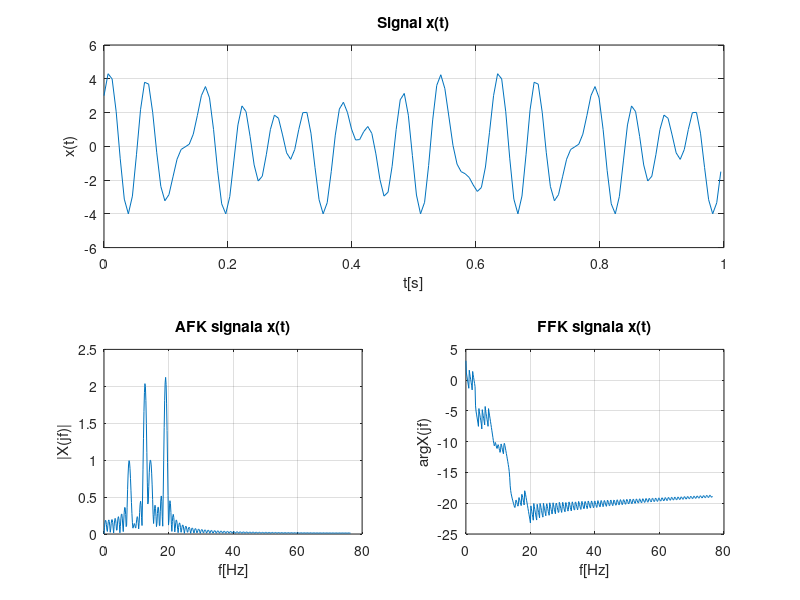
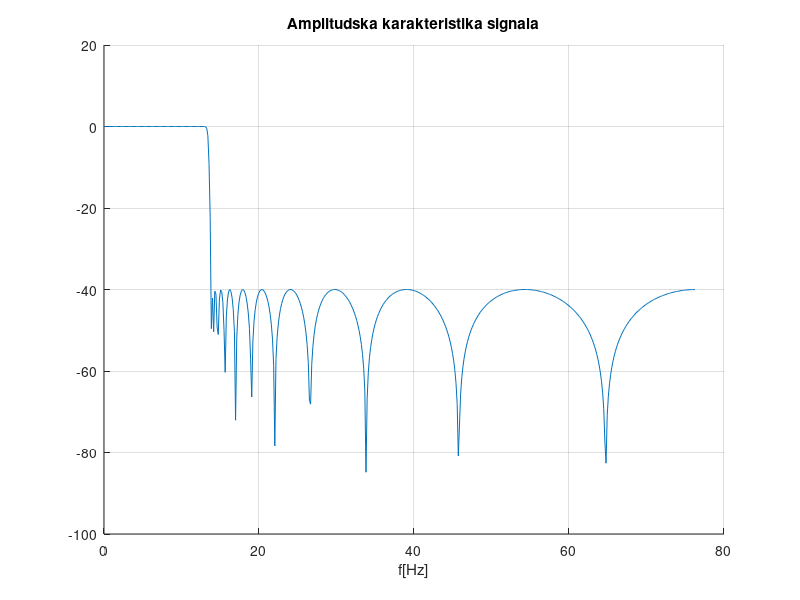
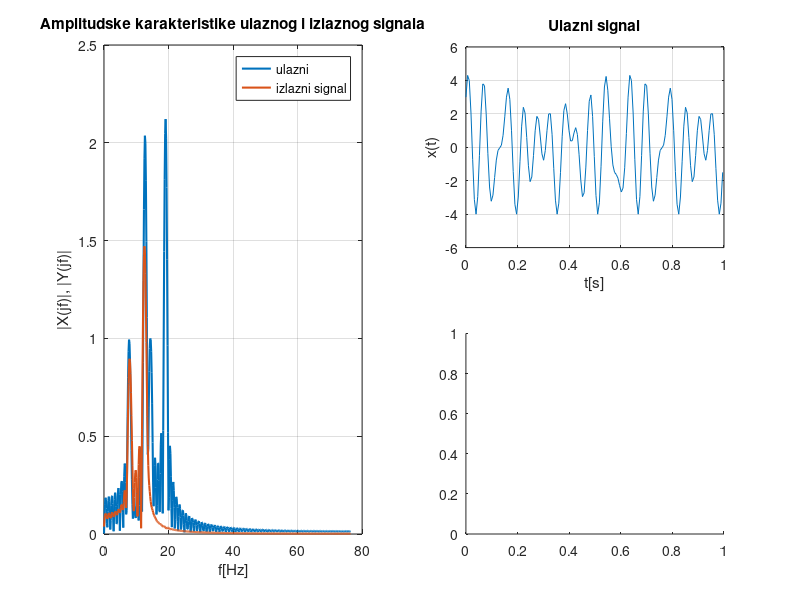

MATLAB code to generate these figures, in order: (Note: this script raises an error after producing the figures.)
%% ZADATAK 2 ==============================================================
% Napraviti digitalni Cheybshev-ljev filtar druge vrste koji je NF tipa i
% propusta prve dve komponente sledeceg signala. 
% x(t) = sin(50t) + 2cos(80t) + cos(90t) + 2sin(120t)
% Parametre Rp, Rs, Wp i Ws izabrati proizvoljno. Skicirati frekvencijske
% karakteristike filtra i potvrditi njegove selektivne osobine. U kojim
% jedinicama je logicno crtati frekvencijske karakteristike signala i
% filtra?
% -------------------------------------------------------------------------

close all; clear all; clc;

Fs = 4*2*120/(2*pi);
Ts = 1/Fs;
t = 0:Ts:1;
x = sin(50*t) + 2*cos(80*t) + cos(90*t) + 2*sin(120*t);
N = 4*2^nextpow2(length(x));
X = fft(x,N)/length(x);
X1 = abs(X(1:N/2+1));
X1(2:N/2+1) = 2*X1(2:N/2+1);
Xphase = unwrap(angle(X(1:N/2+1)));
f1 = 0:Fs/N:Fs/2;

figure(1)
  subplot(2,2,1:2)
    plot(t,x);
    xlabel('t[s]'); ylabel('x(t)'); title('Signal x(t)'); grid on;
  subplot(2,2,3)
    plot(f1,X1);
    xlabel('f[Hz]'); ylabel('|X(jf)|'); title('AFK signala x(t)'); grid on;
  subplot(2,2,4)
    plot(f1,Xphase);
    xlabel('f[Hz]'); ylabel('arg{X(jf)}'); title('FFK signala x(t)'); grid on;
    
% Dig. Cheby II
Wp = 13.3/(Fs/2);
Ws = 13.8/(Fs/2);
Rp = 1;
Rs = 40;
[n,Wn] = cheb2ord(Wp,Ws,Rp,Rs);
[b,a] = cheby2(n,Rs,Ws,'low');
[h,f] = freqz(b,a,N/2+1,Fs);

figure
  hold on;
  plot(f, 20*log10(abs(h)));
  xlabel('f[Hz]');
  title('Amplitudska karakteristika signala');
  grid on;
  
% Filtriranje signala
y = filter(b, a, x);
Y = fft(y,N)/length(y);
Y1 = abs(Y(1:N/2+1));
Y1(2:N/2+1) = 2*Y1(2:N/2+1);

figure
  subplot(2, 2, [1, 3])
    plot(f1, X1, 'Linewidth', 1.5); hold on;
    plot(f1, Y1, 'Linewidth', 1.5);
    xlabel('f[Hz]'); ylabel('|X(jf)|, |Y(jf)|'); 
    legend('ulazni', 'izlazni signal');
    title('Amplitudske karakteristike ulaznog i izlaznog signala');
    grid on;
  subplot(2, 2, 2)
    plot(t,x);
    xlabel('t[s]');
    ylabel('x(t)');
    title('Ulazni signal');
    grid on;
  subplot(2, 2, 4)
    stem(n, y, 'r');
    xlabel('t[s]'); ylabel('y(t)');
    title('Izlazni signal');
    grid on;
    